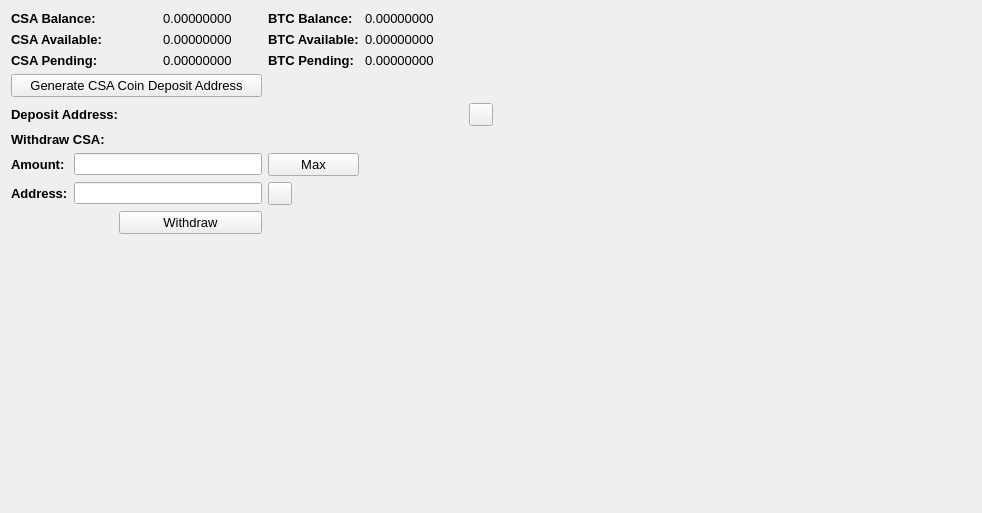
     <widget class="QWidget" name="BalanceTab">
      <attribute name="title">
       <string>Balance</string>
      </attribute>
      <layout class="QGridLayout" name="gridLayout_2">
       <item row="0" column="0" colspan="2">
        <widget class="QLabel" name="label_11">
         <property name="font">
          <font>
           <pointsize>10</pointsize>
           <weight>75</weight>
           <bold>true</bold>
          </font>
         </property>
         <property name="text">
          <string>CSA Balance:</string>
         </property>
        </widget>
       </item>
       <item row="0" column="3">
        <widget class="QLabel" name="CSABalanceLabel">
         <property name="font">
          <font>
           <pointsize>10</pointsize>
          </font>
         </property>
         <property name="text">
          <string>0.00000000</string>
         </property>
         <property name="textInteractionFlags">
          <set>Qt::LinksAccessibleByMouse|Qt::TextSelectableByMouse</set>
         </property>
        </widget>
       </item>
       <item row="0" column="4">
        <widget class="QLabel" name="label_12">
         <property name="font">
          <font>
           <pointsize>10</pointsize>
           <weight>75</weight>
           <bold>true</bold>
          </font>
         </property>
         <property name="text">
          <string>BTC Balance:</string>
         </property>
        </widget>
       </item>
       <item row="0" column="5">
        <widget class="QLabel" name="BitcoinBalanceLabel">
         <property name="font">
          <font>
           <pointsize>10</pointsize>
          </font>
         </property>
         <property name="text">
          <string>0.00000000</string>
         </property>
         <property name="textInteractionFlags">
          <set>Qt::LinksAccessibleByMouse|Qt::TextSelectableByMouse</set>
         </property>
        </widget>
       </item>
       <item row="0" column="7" rowspan="10">
        <spacer name="horizontalSpacer_4">
         <property name="orientation">
          <enum>Qt::Horizontal</enum>
         </property>
         <property name="sizeHint" stdset="0">
          <size>
           <width>478</width>
           <height>488</height>
          </size>
         </property>
        </spacer>
       </item>
       <item row="1" column="0" colspan="2">
        <widget class="QLabel" name="label_13">
         <property name="font">
          <font>
           <pointsize>10</pointsize>
           <weight>75</weight>
           <bold>true</bold>
          </font>
         </property>
         <property name="text">
          <string>CSA Available:</string>
         </property>
        </widget>
       </item>
       <item row="1" column="3">
        <widget class="QLabel" name="CSAAvailableLabel_2">
         <property name="font">
          <font>
           <pointsize>10</pointsize>
          </font>
         </property>
         <property name="text">
          <string>0.00000000</string>
         </property>
         <property name="textInteractionFlags">
          <set>Qt::LinksAccessibleByMouse|Qt::TextSelectableByMouse</set>
         </property>
        </widget>
       </item>
       <item row="1" column="4">
        <widget class="QLabel" name="label_15">
         <property name="font">
          <font>
           <pointsize>10</pointsize>
           <weight>75</weight>
           <bold>true</bold>
          </font>
         </property>
         <property name="text">
          <string>BTC Available:</string>
         </property>
        </widget>
       </item>
       <item row="1" column="5">
        <widget class="QLabel" name="BitcoinAvailableLabel">
         <property name="font">
          <font>
           <pointsize>10</pointsize>
          </font>
         </property>
         <property name="text">
          <string>0.00000000</string>
         </property>
         <property name="textInteractionFlags">
          <set>Qt::LinksAccessibleByMouse|Qt::TextSelectableByMouse</set>
         </property>
        </widget>
       </item>
       <item row="2" column="0" colspan="2">
        <widget class="QLabel" name="label_14">
         <property name="font">
          <font>
           <pointsize>10</pointsize>
           <weight>75</weight>
           <bold>true</bold>
          </font>
         </property>
         <property name="text">
          <string>CSA Pending:</string>
         </property>
        </widget>
       </item>
       <item row="2" column="3">
        <widget class="QLabel" name="CSAPendingLabel">
         <property name="font">
          <font>
           <pointsize>10</pointsize>
          </font>
         </property>
         <property name="text">
          <string>0.00000000</string>
         </property>
         <property name="textInteractionFlags">
          <set>Qt::LinksAccessibleByMouse|Qt::TextSelectableByMouse</set>
         </property>
        </widget>
       </item>
       <item row="2" column="4">
        <widget class="QLabel" name="label_31">
         <property name="font">
          <font>
           <pointsize>10</pointsize>
           <weight>75</weight>
           <bold>true</bold>
          </font>
         </property>
         <property name="text">
          <string>BTC Pending:</string>
         </property>
        </widget>
       </item>
       <item row="2" column="5">
        <widget class="QLabel" name="BitcoinPendingLabel">
         <property name="font">
          <font>
           <pointsize>10</pointsize>
          </font>
         </property>
         <property name="text">
          <string>0.00000000</string>
         </property>
         <property name="textInteractionFlags">
          <set>Qt::LinksAccessibleByMouse|Qt::TextSelectableByMouse</set>
         </property>
        </widget>
       </item>
       <item row="3" column="0" colspan="4">
        <widget class="QPushButton" name="GenDepositBTN">
         <property name="font">
          <font>
           <pointsize>10</pointsize>
          </font>
         </property>
         <property name="text">
          <string>Generate CSA Coin Deposit Address</string>
         </property>
        </widget>
       </item>
       <item row="4" column="0" colspan="3">
        <widget class="QLabel" name="label_33">
         <property name="font">
          <font>
           <pointsize>10</pointsize>
           <weight>75</weight>
           <bold>true</bold>
          </font>
         </property>
         <property name="text">
          <string>Deposit Address:</string>
         </property>
        </widget>
       </item>
       <item row="4" column="3" colspan="3">
        <widget class="QLabel" name="DepositAddressLabel">
         <property name="minimumSize">
          <size>
           <width>300</width>
           <height>0</height>
          </size>
         </property>
         <property name="palette">
          <palette>
           <active>
            <colorrole role="WindowText">
             <brush brushstyle="SolidPattern">
              <color alpha="255">
               <red>0</red>
               <green>0</green>
               <blue>0</blue>
              </color>
             </brush>
            </colorrole>
            <colorrole role="Text">
             <brush brushstyle="SolidPattern">
              <color alpha="255">
               <red>0</red>
               <green>0</green>
               <blue>255</blue>
              </color>
             </brush>
            </colorrole>
           </active>
           <inactive>
            <colorrole role="WindowText">
             <brush brushstyle="SolidPattern">
              <color alpha="255">
               <red>0</red>
               <green>0</green>
               <blue>0</blue>
              </color>
             </brush>
            </colorrole>
            <colorrole role="Text">
             <brush brushstyle="SolidPattern">
              <color alpha="255">
               <red>0</red>
               <green>0</green>
               <blue>255</blue>
              </color>
             </brush>
            </colorrole>
           </inactive>
           <disabled>
            <colorrole role="WindowText">
             <brush brushstyle="SolidPattern">
              <color alpha="255">
               <red>120</red>
               <green>120</green>
               <blue>120</blue>
              </color>
             </brush>
            </colorrole>
            <colorrole role="Text">
             <brush brushstyle="SolidPattern">
              <color alpha="255">
               <red>120</red>
               <green>120</green>
               <blue>120</blue>
              </color>
             </brush>
            </colorrole>
           </disabled>
          </palette>
         </property>
         <property name="font">
          <font>
           <pointsize>10</pointsize>
           <weight>75</weight>
           <bold>true</bold>
          </font>
         </property>
         <property name="text">
          <string/>
         </property>
         <property name="alignment">
          <set>Qt::AlignRight|Qt::AlignTrailing|Qt::AlignVCenter</set>
         </property>
         <property name="textInteractionFlags">
          <set>Qt::LinksAccessibleByMouse|Qt::TextSelectableByKeyboard|Qt::TextSelectableByMouse</set>
         </property>
        </widget>
       </item>
       <item row="4" column="6">
        <widget class="QToolButton" name="DepositCopyButton">
         <property name="toolTip">
          <string>Copy to clipboard</string>
         </property>
         <property name="text">
          <string/>
         </property>
         <property name="icon">
          <iconset resource="../bitcoin.qrc">
           <normaloff>:/icons/editcopy</normaloff>:/icons/editcopy</iconset>
         </property>
         <property name="shortcut">
          <string>Alt+P</string>
         </property>
        </widget>
       </item>
       <item row="5" column="0" colspan="2">
        <widget class="QLabel" name="label_34">
         <property name="font">
          <font>
           <pointsize>10</pointsize>
           <weight>75</weight>
           <bold>true</bold>
          </font>
         </property>
         <property name="text">
          <string>Withdraw CSA:</string>
         </property>
        </widget>
       </item>
       <item row="6" column="0">
        <widget class="QLabel" name="label_26">
         <property name="font">
          <font>
           <pointsize>10</pointsize>
           <weight>75</weight>
           <bold>true</bold>
          </font>
         </property>
         <property name="text">
          <string>Amount:</string>
         </property>
        </widget>
       </item>
       <item row="6" column="1" colspan="3">
        <widget class="QLineEdit" name="WithdrawUnitsInput">
         <property name="font">
          <font>
           <pointsize>9</pointsize>
           <weight>75</weight>
           <bold>true</bold>
          </font>
         </property>
         <property name="text">
          <string/>
         </property>
        </widget>
       </item>
       <item row="6" column="4">
        <widget class="QPushButton" name="Withdraw_Max_Amount">
         <property name="font">
          <font>
           <pointsize>10</pointsize>
          </font>
         </property>
         <property name="text">
          <string>Max</string>
         </property>
        </widget>
       </item>
       <item row="7" column="0">
        <widget class="QLabel" name="label_10">
         <property name="font">
          <font>
           <pointsize>10</pointsize>
           <weight>75</weight>
           <bold>true</bold>
          </font>
         </property>
         <property name="text">
          <string>Address:</string>
         </property>
        </widget>
       </item>
       <item row="7" column="1" colspan="3">
        <widget class="QLineEdit" name="WithdrawAddress">
         <property name="font">
          <font>
           <pointsize>9</pointsize>
           <weight>75</weight>
           <bold>true</bold>
          </font>
         </property>
        </widget>
       </item>
       <item row="7" column="4">
        <widget class="QToolButton" name="WithdrawPasteButton">
         <property name="toolTip">
          <string>Paste from clipboard</string>
         </property>
         <property name="text">
          <string/>
         </property>
         <property name="icon">
          <iconset resource="../bitcoin.qrc">
           <normaloff>:/icons/editpaste</normaloff>:/icons/editpaste</iconset>
         </property>
         <property name="shortcut">
          <string>Alt+P</string>
         </property>
        </widget>
       </item>
       <item row="8" column="2" colspan="2">
        <widget class="QPushButton" name="WithdrawUnitsBtn">
         <property name="font">
          <font>
           <pointsize>10</pointsize>
          </font>
         </property>
         <property name="text">
          <string>Withdraw</string>
         </property>
        </widget>
       </item>
       <item row="9" column="0" colspan="6">
        <spacer name="verticalSpacer">
         <property name="orientation">
          <enum>Qt::Vertical</enum>
         </property>
         <property name="sizeHint" stdset="0">
          <size>
           <width>428</width>
           <height>262</height>
          </size>
         </property>
        </spacer>
       </item>
      </layout>
      <zorder>label_31</zorder>
      <zorder>label_15</zorder>
      <zorder>label_12</zorder>
      <zorder>label_14</zorder>
      <zorder>label_13</zorder>
      <zorder>label_11</zorder>
      <zorder>BitcoinBalanceLabel</zorder>
      <zorder>CSABalanceLabel</zorder>
      <zorder>CSAAvailableLabel_2</zorder>
      <zorder>CSAPendingLabel</zorder>
      <zorder>BitcoinAvailableLabel</zorder>
      <zorder>BitcoinPendingLabel</zorder>
      <zorder>label_33</zorder>
      <zorder>GenDepositBTN</zorder>
      <zorder>DepositAddressLabel</zorder>
      <zorder>Withdraw_Max_Amount</zorder>
      <zorder>label_34</zorder>
      <zorder>WithdrawUnitsInput</zorder>
      <zorder>label_10</zorder>
      <zorder>label_26</zorder>
      <zorder>WithdrawAddress</zorder>
      <zorder>WithdrawUnitsBtn</zorder>
      <zorder>horizontalSpacer_4</zorder>
      <zorder>verticalSpacer</zorder>
      <zorder>WithdrawPasteButton</zorder>
      <zorder>DepositCopyButton</zorder>
     </widget>
